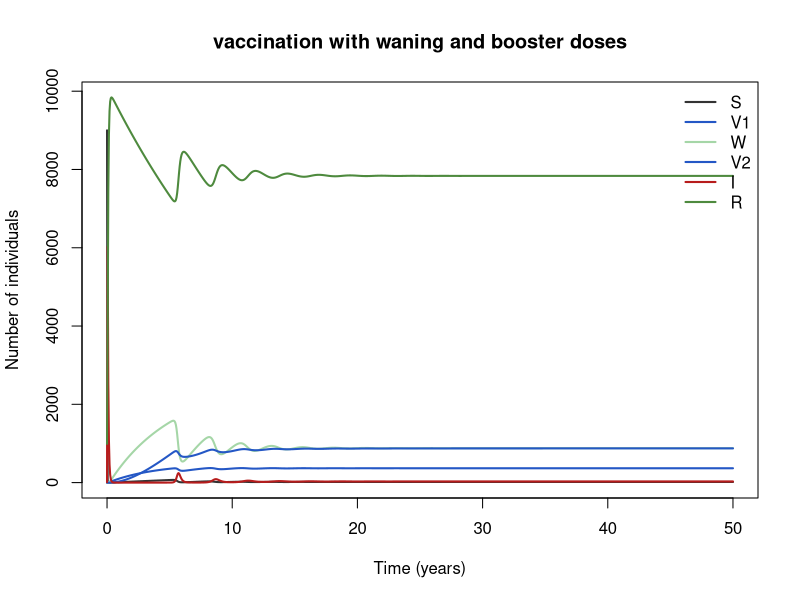

Reproduce this figure in R.
## vaccination with waning and booster doses
## pertussis, COVID-19, HPV-like.
## N is constant. Compare b_rate = 0 against b_rate > 0.
## Parameter values: 0 of 11 checked against the source; the rest are recalled or illustrative.
## Reference: Illustrative structure. The rationale for waning and boosting follows Hethcote 2000 (SIAM Rev
## Source: https://doi.org/10.1137/S0036144500371907
##
## Generated from a compartmental model diagram (model format v1).
## Regenerating from the same diagram always gives this exact file.
##
## Compartments: S, V1, W, V2, I, R
## Flows (time unit: years):
##   (outside) -> S   : (1 - p_nb) * mu * N
##   (outside) -> V1  : p_nb * mu * N
##   V1 -> W          : omega1 * V1
##   V2 -> W          : omega2 * V2
##   R -> W           : omega_r * R
##   W -> V2          : b_rate * W
##   S -> I           : lambda * S
##   V1 -> I          : eps1 * lambda * V1
##   V2 -> I          : eps2 * lambda * V2
##   W -> I           : eps_w * lambda * W
##   I -> R           : gamma * I
##   S -> (outside)   : mu * S
##   V1 -> (outside)  : mu * V1
##   W -> (outside)   : mu * W
##   V2 -> (outside)  : mu * V2
##   I -> (outside)   : mu * I
##   R -> (outside)   : mu * R

library(deSolve)

# ---- Time ------------------------------------------------------------
times <- seq(0, 50, by = 0.05)  # years

# ---- Parameters ------------------------------------------------------
parameters <- c(
  mu = 1 / 70,       # birth/death (1/yr) [illustrative]
  p_nb = 0.9,        # infant primary coverage [illustrative]
  omega1 = 1 / 4,    # waning of primary protection (1/yr) [illustrative]
  omega2 = 1 / 10,   # waning after booster (1/yr) [illustrative]
  omega_r = 1 / 20,  # waning of infection-derived immunity, flowing into W (1/yr) [illustrative]
  b_rate = 0.2,      # booster uptake among waned (1/yr) [illustrative]
  eps1 = 0.1,        # relative susceptibility in V1 [illustrative]
  eps2 = 0.1,        # relative susceptibility in V2 [illustrative]
  eps_w = 0.5,       # relative susceptibility of the waned [illustrative]
  beta = 300,        # transmission (1/yr) [illustrative]
  gamma = 365 / 21   # recovery (1/yr) [illustrative]
)

# ---- Initial conditions ----------------------------------------------
state <- c(
  S = 9000,  # never vaccinated, never infected
  V1 = 0,    # primary-vaccinated (high protection)
  W = 0,     # waned (partially susceptible)
  V2 = 0,    # boosted
  I = 10,    # infectious
  R = 990    # recovered
)

# ---- Model equations -------------------------------------------------
sirv_booster_model <- function(t, state, parameters) {
  with(as.list(c(state, parameters)), {
    # Total population
    N <- S + V1 + W + V2 + I + R

    # Derived quantities
    lambda <- beta * I / N

    # Rates of change
    dS <- (1 - p_nb) * mu * N - lambda * S - mu * S
    dV1 <- p_nb * mu * N - omega1 * V1 - eps1 * lambda * V1 - mu * V1
    dW <- omega1 * V1 + omega2 * V2 + omega_r * R - b_rate * W - eps_w * lambda * W - mu * W
    dV2 <- -omega2 * V2 + b_rate * W - eps2 * lambda * V2 - mu * V2
    dI <- lambda * S + eps1 * lambda * V1 + eps2 * lambda * V2 + eps_w * lambda * W - gamma * I - mu * I
    dR <- -omega_r * R + gamma * I - mu * R

    list(c(dS, dV1, dW, dV2, dI, dR))
  })
}

# ---- Solve -----------------------------------------------------------
out <- ode(y = state, times = times, func = sirv_booster_model, parms = parameters)
out <- as.data.frame(out)

# ---- Plot ------------------------------------------------------------
compartment_cols <- c(S = "#333333", V1 = "#2457C5", W = "#A5D6A7", V2 = "#2457C5", I = "#B71C1C", R = "#4E8A3E")
matplot(out$time, out[, names(compartment_cols)], type = "l", lty = 1, lwd = 2,
        col = compartment_cols, xlab = "Time (years)", ylab = "Number of individuals",
        main = "vaccination with waning and booster doses")
legend("topright", legend = names(compartment_cols), col = compartment_cols,
       lty = 1, lwd = 2, bty = "n")
